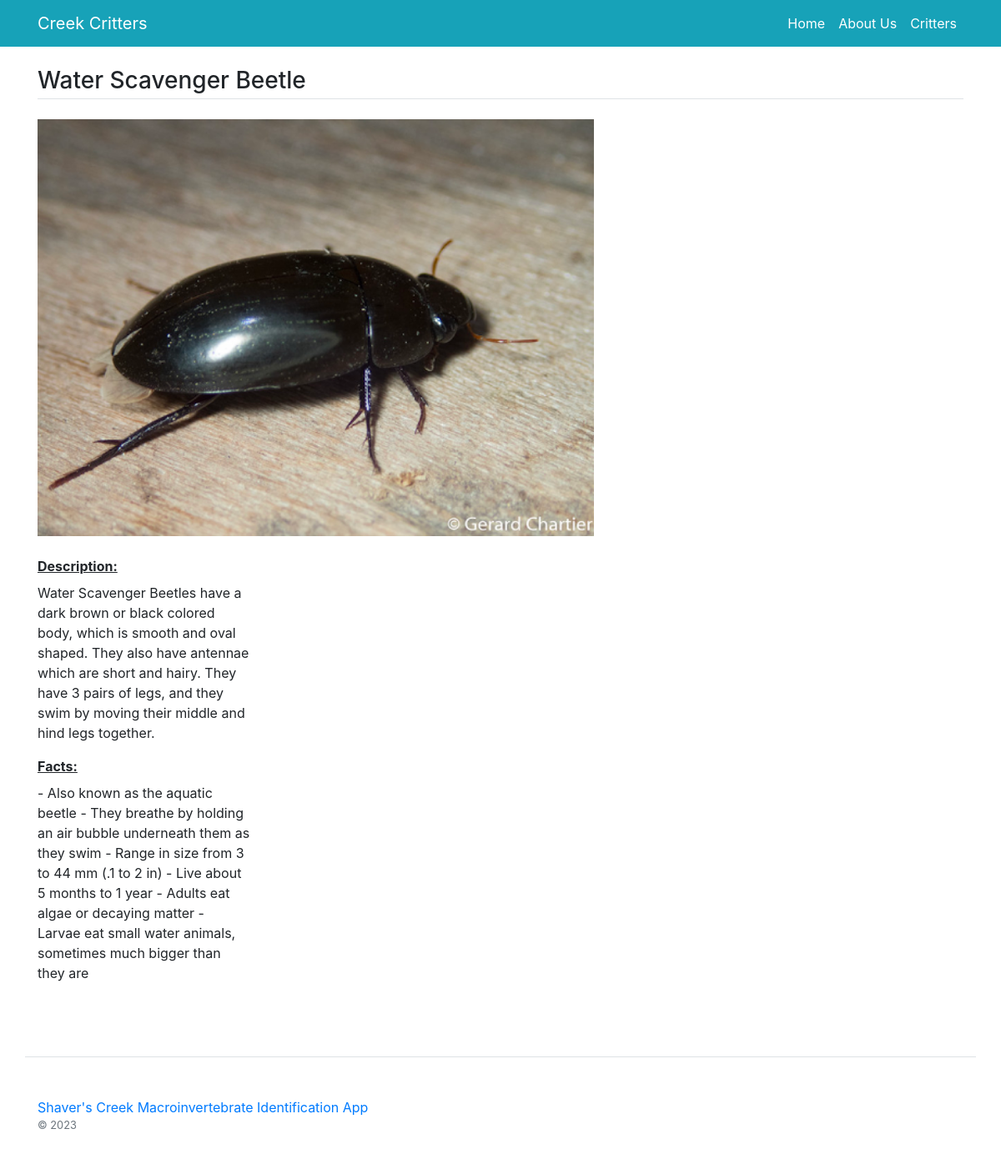
/bug-entry/Water Scavenger Beetle, run on the app's committed database.
### main/models.py (models this page shows, shortened)
class Bug(models.Model):
    name = models.CharField(max_length=200)
    image = models.ImageField(upload_to="bug_imgs/")
    description = models.TextField()
    facts = models.TextField()
    factnum = models.IntegerField()
    species = models.ForeignKey(Species,on_delete=models.CASCADE)
    status = models.BooleanField(default=True) #can't see on frontend

### main/views.py (the view)
# urls.py: path('bug-entry/<str:name>',views.bug_entry,name='bug-entry'),
def bug_entry(request, name):
    data = Bug.objects.get(name=name)
    return render(request, 'bug-entry.html',{'data':data})

### main/templates/bug-entry.html
{%extends 'base.html' %}
{% load static %}
{% block content %}
<main class="container my-4">
	<h3 class="my-4 border-bottom pb-1">{{ data.name }}</h3>
	<div class="row">
		<div class="col-md-3 mb-4">
            <img class="image" src="/media/{{data.image}}" height="500px"></img>
            <br>
            <br>
            <label><b><u> Description: </u></b></label>
            <p>{{ data.description }}</p>
            <label><b><u> Facts: </u></b></label>
            <p>{{ data.facts }}</p>
		</div>
	</div>
</main>
{% endblock %}

### data on the page
Bug: name "Water Scavenger Beetle", image (picture), description "Water Scavenger Beetles have a dark brown or black colored body, which is smooth and oval shaped. They also have antennae which are short and hairy. They have 3 pairs of legs, and they swim by moving their middle and hind legs together.", facts "- Also known as the aquatic beetle - They breathe by holding an air bubble underneath them as they swim - Range in size from 3 to 44 mm (.1 to 2 in) - Live about 5 months to 1 year - Adults eat algae or decaying matter - Larvae eat small water animals, sometimes much bigger than they are"
